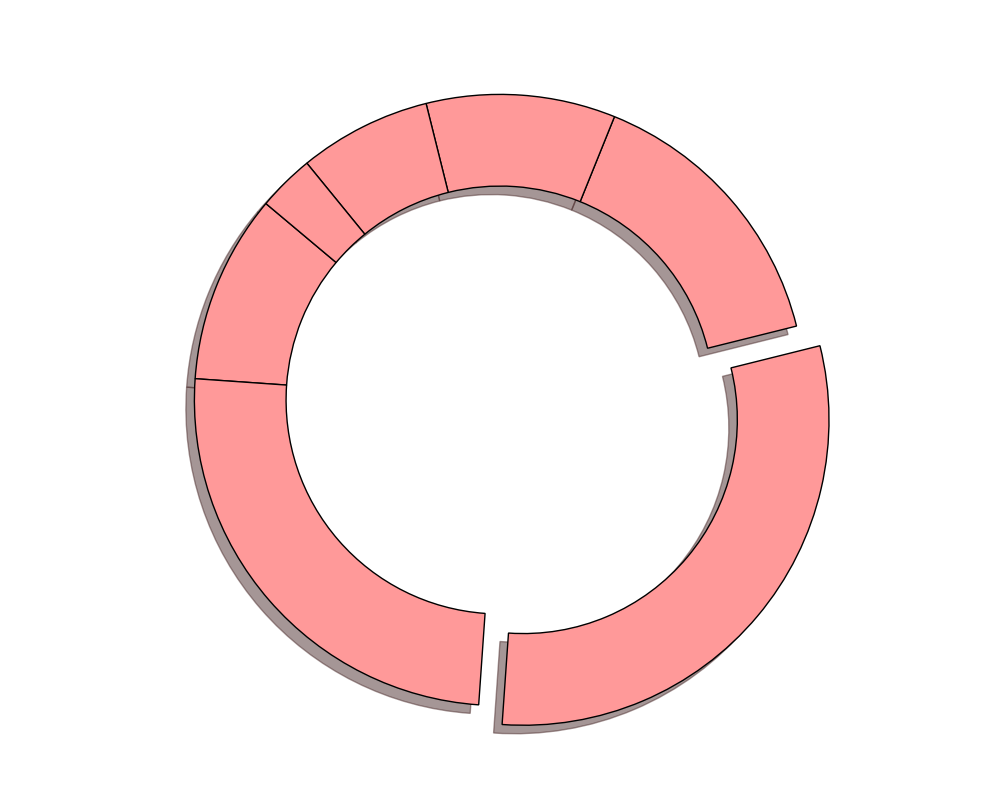

The Python source for this figure:
import matplotlib.pyplot as plt

age_categories = ['13-17 years', '18-24 years', '25-34 years', '35-44 years', 
                  '45-54 years', '55-64 years', '65+ years']
subscriber_distribution = [10, 25, 30, 15, 10, 7, 3]
single_color = '#FF9999' # Consistent color for all slices
explode = [0, 0, 0.1, 0, 0, 0, 0]

fig, ax = plt.subplots(figsize=(10, 8))
ax.pie(
    subscriber_distribution,
    labels=None,
    colors=[single_color] * len(subscriber_distribution),  # List of the same color length matching distribution
    autopct=None,
    startangle=140,
    explode=explode,
    shadow=True,
    wedgeprops={'edgecolor': 'black', 'linewidth': 1, 'width': 0.3} # Set width for donut
)

plt.tight_layout()
plt.show()
